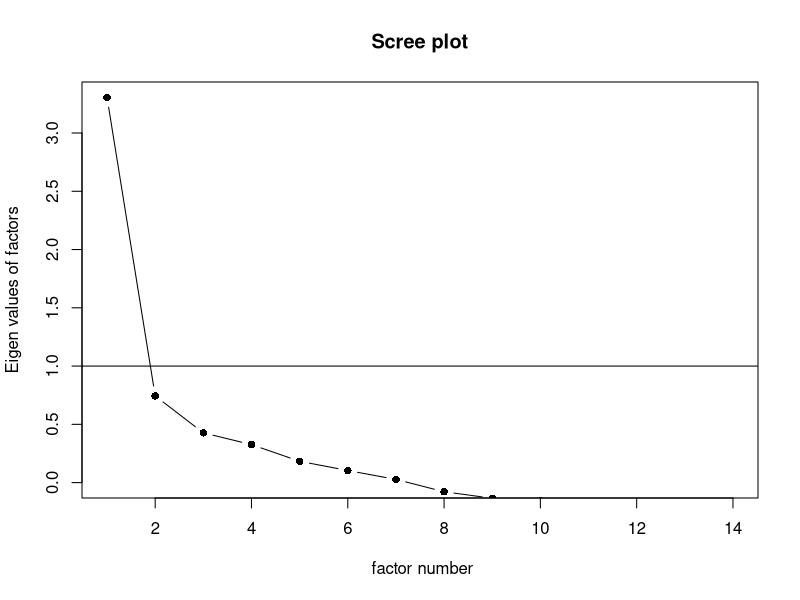
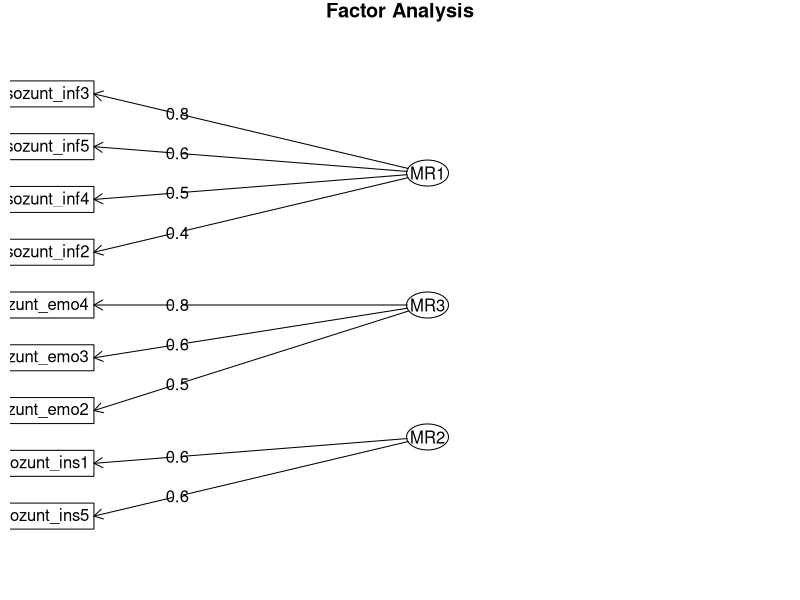

Reproduce these figures in R, in order. (Note: this script raises an error after producing the figures.)
## ---- chunk 1
# Input: b_sab_mzp2_2024_R_data_file.csv
#
# Output: --
#
# Contents: (1) Read Data
#           (2) Measures
#           (3) Results

####  ------------- Load Packages ------------- ####
library(here)           # find files
library(tidyverse)      # data management
library(psych)          # scale construction, EFA, CFA
library(lavaan)         # SEM
## ---- chunk 2
data <- read.csv(here("01_data/b_sab_mzp2_2024_R_data_file.csv"))
## ---- chunk 3
data_efa <- data %>%
  dplyr::select(sozunt_ins5:sozunt_ins2)
## ---- chunk 4
psych::KMO(data_efa)
## ---- chunk 5
data_efa <- data_efa %>%
  dplyr::select(-sozunt_ins4)
## ---- chunk 6
psych::cortest.bartlett(data_efa)$p.value
## ---- chunk 7
eig <- eigen(cor(data_efa, use = "complete.obs")) # get eigenvalues
eig$values
## ---- chunk 8
psych::scree(data_efa, pc = FALSE)  # plot scree plot 
## ---- chunk 9
efa <- psych::fa(data_efa, nfactors = 3, rotate = "oblimin")
loadings <- efa$loadings
loadings
## ---- chunk 10
data_efa <- data_efa %>%
  dplyr::select(-sozunt_emo1, -sozunt_ins3, -sozunt_ins2)
## ---- chunk 11
efa <- psych::fa(data_efa, nfactors = 3, rotate = "oblimin")
loadings <- efa$loadings
loadings
## ---- chunk 12
data_efa <- data_efa %>%
  dplyr::select(sozunt_inf2, sozunt_inf3, sozunt_inf4, sozunt_inf5,
                sozunt_emo2, sozunt_emo3, sozunt_emo4,
                sozunt_ins1, sozunt_ins5)
## ---- chunk 13
efa <- psych::fa(data_efa, nfactors = 3, rotate = "oblimin")
loadings <- efa$loadings
loadings
psych::fa.diagram(loadings)
## ---- chunk 14
inf_sup_alpha <- data %>% 
  dplyr::select(sozunt_inf2, sozunt_inf3, sozunt_inf4, sozunt_inf5) %>%
  psych::alpha(title = "sozunt_inf")

emo_sup_alpha <- data %>%  
  dplyr::select(sozunt_emo2, sozunt_emo3, sozunt_emo4) %>%
  psych::alpha(title = "sozunt_emo")

ins_sup_alpha <- data %>% 
  dplyr::select(sozunt_ins1, sozunt_ins5) %>%
  psych::alpha(title = "sozunt_ins")
## ---- chunk 15
data_cfa <- data %>%
  dplyr::select(seffsab_1:seffsab_9)
## ---- chunk 16
# specify the model
cfa_model <- ' pae =~ seffsab_1 + seffsab_2 + seffsab_20 + seffsab_14 + 
                      seffsab_6 + seffsab_28 + seffsab_48 + seffsab_39 +
                      seffsab_46 + seffsab_47 + seffsab_4
               rel =~ seffsab_29 + seffsab_44 + seffsab_27 + seffsab_42 + 
                      seffsab_9 '

# fit the model
fit_cfa <- cfa(cfa_model, data = data_cfa)
## ---- chunk 17
# CFI cut-off: .95; SRMR cut-off: .09
fitMeasures(fit_cfa, c("chisq", "df", "pvalue", "cfi", "srmr"))
## ---- chunk 18
sef_pea_alpha <- data %>% 
  dplyr::select(seffsab_1, seffsab_2, seffsab_20, seffsab_14, seffsab_6, 
                seffsab_28, seffsab_48, seffsab_39, seffsab_46, seffsab_47,
                seffsab_4) %>%
  psych::alpha(title = "sef_pea_alpha")

sef_rel_alpha <- data %>%  
  dplyr::select(seffsab_29, seffsab_44, seffsab_27, seffsab_42, seffsab_9) %>%
  psych::alpha(title = "sef_rel_alpha")
## ---- chunk 19
sef_pea_alpha$alpha.drop[1:2]
sef_rel_alpha$alpha.drop[1:2]
## ---- chunk 20
data_cfa <- data_cfa %>%
  dplyr::select(-seffsab_48)

# specify the model
cfa_model_2 <- ' pae =~ seffsab_1 + seffsab_2 + seffsab_20 + seffsab_14 + 
                        seffsab_6 + seffsab_28 + seffsab_39 + seffsab_46 + 
                        seffsab_47 + seffsab_4
                 rel =~ seffsab_29 + seffsab_44 + seffsab_27 + seffsab_42 + 
                        seffsab_9 '

# fit the model
fit_cfa_2 <- cfa(cfa_model_2, data = data_cfa)
## ---- chunk 21
# CFI cut-off: .95; SRMR cut-off: .09
fitMeasures(fit_cfa_2, c("chisq", "df", "pvalue", "cfi", "srmr"))
## ---- chunk 22
sef_pea_alpha <- data %>% 
  dplyr::select(seffsab_1, seffsab_2, seffsab_20, seffsab_14, seffsab_6, 
                seffsab_28, seffsab_39, seffsab_46, seffsab_47, seffsab_4) %>%
  psych::alpha(title = "sef_pea_alpha")

sef_pea_alpha$alpha.drop[1:2]
## ---- chunk 23
# Factor vignette, dummy for each vignette
data <- data %>%
  dplyr::mutate(vig = case_when((random == 1) ~ 1,
                                (random == 2) ~ 2,
                                (random == 3) ~ 3,
                                TRUE ~ as.numeric(NA)),
                vig1 = ifelse(vig == 1, 1, 0),
                vig2 = ifelse(vig == 2, 1, 0),
                vig3 = ifelse(vig == 3, 1, 0))


data$vig <- as.factor(data$vig)

# Mentoring Experience
data <- data %>%
  dplyr::mutate(exp_men = coalesce(BEKE2_KS == TRUE, BEKE2_KS, BEFA1_SQ002))


# Experience as a Teacher

## Attribution 

data <- data %>%
  dplyr::mutate(int = int_1,  # internality
                sta = sta_1,  # stability 
                glo = glo_1,  # globality
                con = kon_1)  # controllability

## Affect 

# Negative affect, positive affect
data <- data %>% 
  dplyr::mutate(pos_aff = rowMeans(subset(data, select = c(affekt_1, affekt_3, 
                                                           affekt_4, affekt_6, 
                                                           affekt_10, affekt_11,
                                                           affekt_12, affekt_15)),
                                   na.rm = TRUE),
                neg_aff = rowMeans(subset(data, select = c(affekt_2, affekt_5, 
                                                           affekt_7, affekt_8, 
                                                           affekt_13, affekt_14,
                                                           affekt_16)),
                                   na.rm = TRUE),
                ang = affekt_5,   # Anger
                gui = affekt_7,   # Guilt
                sha = affekt_14)  # Shame


## Social Support

# Informational support
data <- data %>% 
  dplyr::mutate(inf_sup = rowMeans(subset(data, select = c(sozunt_inf2,
                                                           sozunt_inf3,
                                                           sozunt_inf4, 
                                                           sozunt_inf5)),
                                   na.rm = TRUE),

# Emotional support
                emo_sup = rowMeans(subset(data, select = c(sozunt_emo2, 
                                                           sozunt_emo3, 
                                                           sozunt_emo4)),
                                   na.rm = TRUE),
                
## Instrumental support               
                ins_sup = rowMeans(subset(data, select = c(sozunt_ins1, 
                                                           sozunt_ins5)),
                                 na.rm = TRUE))

## Self Efficacy

# Self Efficacy, Factor 1: Pedagogical Practices   
data <- data %>% 
  dplyr::mutate(sef_pea = rowMeans(subset(data, select = c(seffsab_1, seffsab_2, 
                                                           seffsab_20, seffsab_14, 
                                                           seffsab_6, seffsab_28, 
                                                           seffsab_39, seffsab_46, 
                                                           seffsab_47, seffsab_4)),
                                   na.rm = TRUE),

# Self Efficacy, Factor 2: Relationships
                sef_rel = rowMeans(subset(data, select = c(seffsab_29,seffsab_44,
                                                           seffsab_27,seffsab_42, 
                                                           seffsab_9)),
                                   na.rm = TRUE))
## ---- chunk 24
# mean center variables

# Independent
data$int_centered <- scale(data$int, center = TRUE, scale = FALSE)

# Moderator
data$sta_centered <- scale(data$sta, center = TRUE, scale = FALSE)

# Interaction term
data$int_sta_interaction <- data$int_centered * data$sta_centered 


model <- '
  # Direct effects
  inf_sup ~ b1*int_centered + b2*sta_centered + b3*int_sta_interaction
  ins_sup ~ b1*int_centered + b2*sta_centered + b3*int_sta_interaction
  emo_sup ~ b1*int_centered + b2*sta_centered + b3*int_sta_interaction
  
  # Interaction term
  interaction := b1 * b2
'

fit <- lavaan::sem(model, data = data, missing = "fiml")
summary(fit, standardized = TRUE)

model1 <- '# direct effect
           inf_sup ~ int + con
           ins_sup ~ int + con
           emo_sup ~ int + con 
           # mediators
           ang ~ int + con
           inf_sup ~ ang
           ins_sup ~ ang
           emo_sup ~ ang'

model1 <- '# direct effect
           emo_sup ~ int + sta + int:sta + con '

fit1 <- lavaan::sem(model1, data = data, missing = "fiml")

summary(fit1)
## ---- chunk 25
model2 <- 'inf_sup ~ seff_f2 + seff_f1
           ins_sup ~ seff_f2 + seff_f1
           emo_sup ~ seff_f2 + seff_f1

           con ~ seff_f2 + seff_f1'

fit2 <- lavaan::sem(model2, data = data, missing = "fiml")

summary(fit2)
## ---- chunk 26
model3 <- '# direct effect
           inf_sup ~ int + con + seff_f2 + seff_f1
           ins_sup ~ int + con + seff_f2 + seff_f1
           emo_sup ~ int + con + seff_f2 + seff_f1
           # mediators
           ang ~ int + con
           inf_sup ~ ang
           ins_sup ~ ang
           emo_sup ~ ang
           # else
           con ~ seff_f2 + seff_f1'

fit3 <- lavaan::sem(model3, data = data, missing = "fiml")

summary(fit3)

# CFI cut-off: .95; SRMR cut-off: .09
fitMeasures(fit3, c("chisq", "df", "pvalue", "cfi","srmr"))
## ---- chunk 27
model4 <- 'ang ~ seff_f2 + seff_f1
           gui ~ seff_f2 + seff_f1
           sha ~ seff_f2 + seff_f1'

fit4 <- lavaan::sem(model4, data = data, missing = "fiml")
summary(fit4)
## ---- chunk 28
data_vig1 <- data %>% 
  dplyr::filter(vig == 1) 

data_vig2 <- data %>% 
  dplyr::filter(vig == 2) 

data_vig3 <- data %>% 
  dplyr::filter(vig == 3) 

tab1 <- table(data_vig1$check_1)
tab2 <- table(data_vig2$check_1)
tab3 <- table(data_vig3$check_1)

barplot(tab1, main = "Vignette 1")
barplot(tab2, main = "Vignette 2")
barplot(tab3, main = "Vignette 3")
## ---- chunk 29
tab1 <- data.frame(int = mean(data_vig1$int, na.rm = T),
                   sta = mean(data_vig1$sta, na.rm = T),
                   glo = mean(data_vig1$glo, na.rm = T),
                   con = mean(data_vig1$con, na.rm = T))

tab2 <- data.frame(int = mean(data_vig2$int, na.rm = T),
                   sta = mean(data_vig2$sta, na.rm = T),
                   glo = mean(data_vig2$glo, na.rm = T),
                   con = mean(data_vig2$con, na.rm = T))

tab3 <- data.frame(int = mean(data_vig3$int, na.rm = T),
                   sta = mean(data_vig3$sta, na.rm = T),
                   glo = mean(data_vig3$glo, na.rm = T),
                   con = mean(data_vig3$con, na.rm = T))

barplot(as.matrix(tab1), main = "Vignette 1")
barplot(as.matrix(tab2), main = "Vignette 2")
barplot(as.matrix(tab3), main = "Vignette 3")
